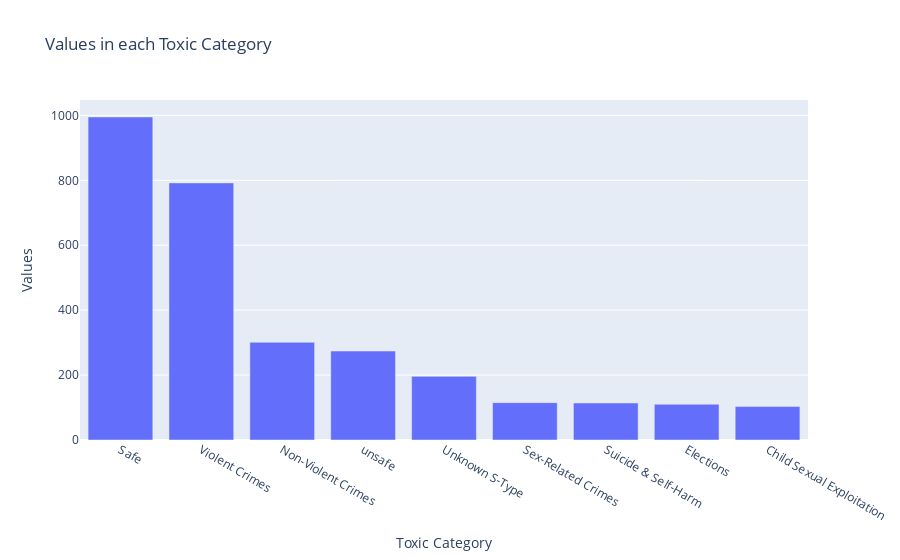

Notebook source saved alongside this figure:
### Code cell
fig = go.Figure([go.Bar(x=df['Toxic Category'].value_counts().index, y=df['Toxic Category'].value_counts().tolist())])
fig.update_layout(
    title="Values in each Toxic Category",
    xaxis_title="Toxic Category",
    yaxis_title="Values")
fig.show()

### Figure 1 — Plotly figure (JSON) as saved in the notebook; plotly's stock layout.template omitted (floating-point values rounded to 4 significant figures)
{"data": [{"type": "bar", "x": ["Safe", "Violent Crimes", "Non-Violent Crimes", "unsafe", "Unknown S-Type", "Sex-Related Crimes", "Suicide & Self-Harm", "Elections", "Child Sexual Exploitation"], "y": [995, 792, 301, 274, 196, 115, 114, 110, 103]}], "layout": {"title": {"text": "Values in each Toxic Category"}, "xaxis": {"title": {"text": "Toxic Category"}}, "yaxis": {"title": {"text": "Values"}}}}
